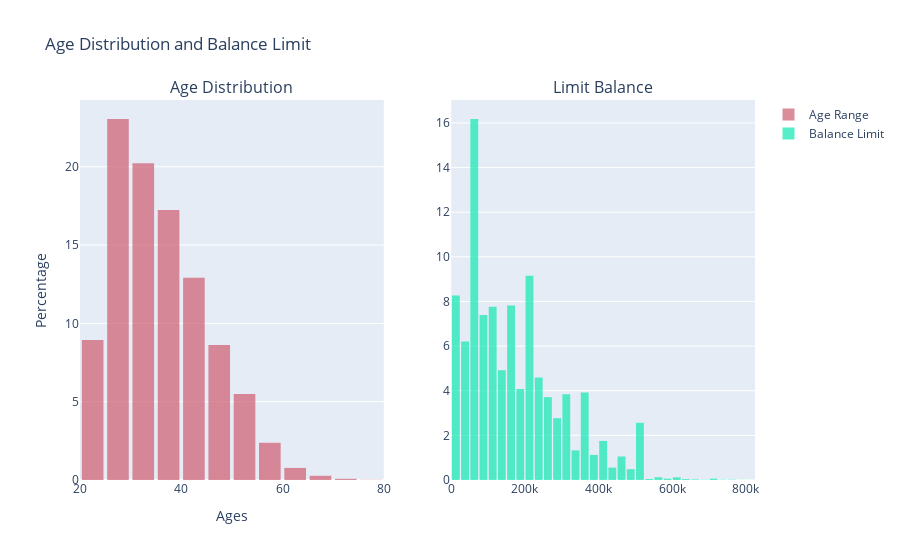

Notebook source saved alongside this figure:
### Code cell
fig = make_subplots(rows=1,cols=2,subplot_titles=("Age Distribution", "Limit Balance"))
fig.add_trace(go.Histogram(
                    x=df_c["AGE"],
                    xbins=dict(
                        start=20,
                        end=100,
                        size=5
                    ),
                    name='Age Range',histnorm='percent',
                    marker_color='#CF6679',
                    opacity=0.75
                     ),
              row=1,col=1
                 )
fig.add_trace(go.Histogram(
                    x=df_c["LIMIT_BAL"],
                    xbins=dict(
                      
                        size=25000
                    ),
                    name='Balance Limit',histnorm='percent',
                    marker_color='#1DE9B6',
                    opacity=0.75
                     ),
              row=1,col=2
                 )

fig.update_layout(
    title_text='Age Distribution and Balance Limit', # title of plot
    xaxis_title_text='Ages', # xaxis label
    yaxis_title_text='Percentage', # yaxis label
    bargap=0.1, # gap between bars of adjacent location coordinates
    bargroupgap=0.05 # gap between bars of the same location coordinates
)

### Figure 1 — Plotly figure (JSON) as saved in the notebook; plotly's stock layout.template omitted (floating-point values rounded to 4 significant figures; data arrays with more than 128 entries replaced by an {"elided": "..."} marker saying what was removed)
{"data": [{"histnorm": "percent", "marker": {"color": "#CF6679"}, "name": "Age Range", "opacity": 0.75, "type": "histogram", "x": {"elided": "26664 int values"}, "xaxis": "x", "xbins": {"end": 100, "size": 5, "start": 20}, "yaxis": "y"}, {"histnorm": "percent", "marker": {"color": "#1DE9B6"}, "name": "Balance Limit", "opacity": 0.75, "type": "histogram", "x": {"elided": "26664 int values"}, "xaxis": "x2", "xbins": {"size": 25000}, "yaxis": "y2"}], "layout": {"annotations": [{"font": {"size": 16}, "showarrow": false, "text": "Age Distribution", "x": 0.225, "xanchor": "center", "xref": "paper", "y": 1, "yanchor": "bottom", "yref": "paper"}, {"font": {"size": 16}, "showarrow": false, "text": "Limit Balance", "x": 0.775, "xanchor": "center", "xref": "paper", "y": 1, "yanchor": "bottom", "yref": "paper"}], "bargap": 0.1, "bargroupgap": 0.05, "title": {"text": "Age Distribution and Balance Limit"}, "xaxis": {"anchor": "y", "domain": [0, 0.45], "title": {"text": "Ages"}}, "xaxis2": {"anchor": "y2", "domain": [0.55, 1]}, "yaxis": {"anchor": "x", "domain": [0, 1], "title": {"text": "Percentage"}}, "yaxis2": {"anchor": "x2", "domain": [0, 1]}}}
